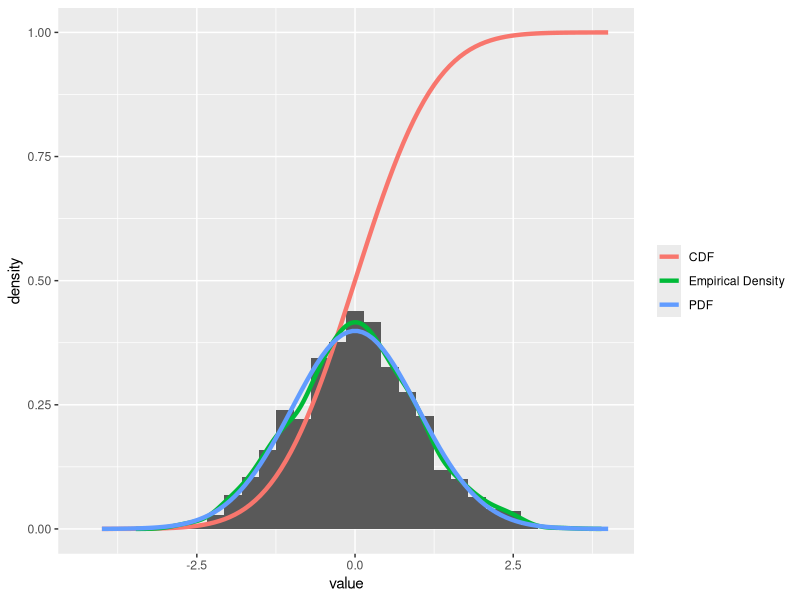

The R source for this figure:
## ---- chunk 1
mean <- 0
sd <- 1
set.seed(123)
## ---- chunk 2
samples <- rnorm(1000, mean, sd)
## ---- chunk 3
library(ggplot2)
x <- seq(-4, 4, length.out = 100)
df <- data.frame(x = x, value = samples, group = "Measured")
# Sequence for plotting PDF and CDF and empirical density
densi_emp <- density(samples)

# Normalize the measured points
hist_data <- hist(samples, breaks = 30, plot = FALSE)
N <- length(samples)
n_counts_in_bins <- hist_data$counts
bin_widths <- hist_data$breaks[2] - hist_data$breaks[1]
densi <- n_counts_in_bins / (bin_widths * N)

df <- rbind(df,
  data.frame(x = x, value = dnorm(x, mean, sd), group = "PDF"),
  data.frame(x = x, value = pnorm(x, mean, sd), group = "CDF"),
  data.frame(x = densi_emp$x, value = densi_emp$y, group = "Empirical Density")
)

ggplot() +
  geom_histogram(
    data = df[df$group == "Measured", ],
    aes(x = value, y = ..density..) 
    # This normalizes the histogram: n/(binwidth*N) = density;
    # Where N is the total number of observations and
    # n is the number of observations in each bin.
    # See above for more details
  ) +
  geom_line(
    data = df[df$group != "Measured", ],
    aes(x = x, y = value, color = group),
    size = 1.5
  ) +
  theme(legend.title = element_blank())
